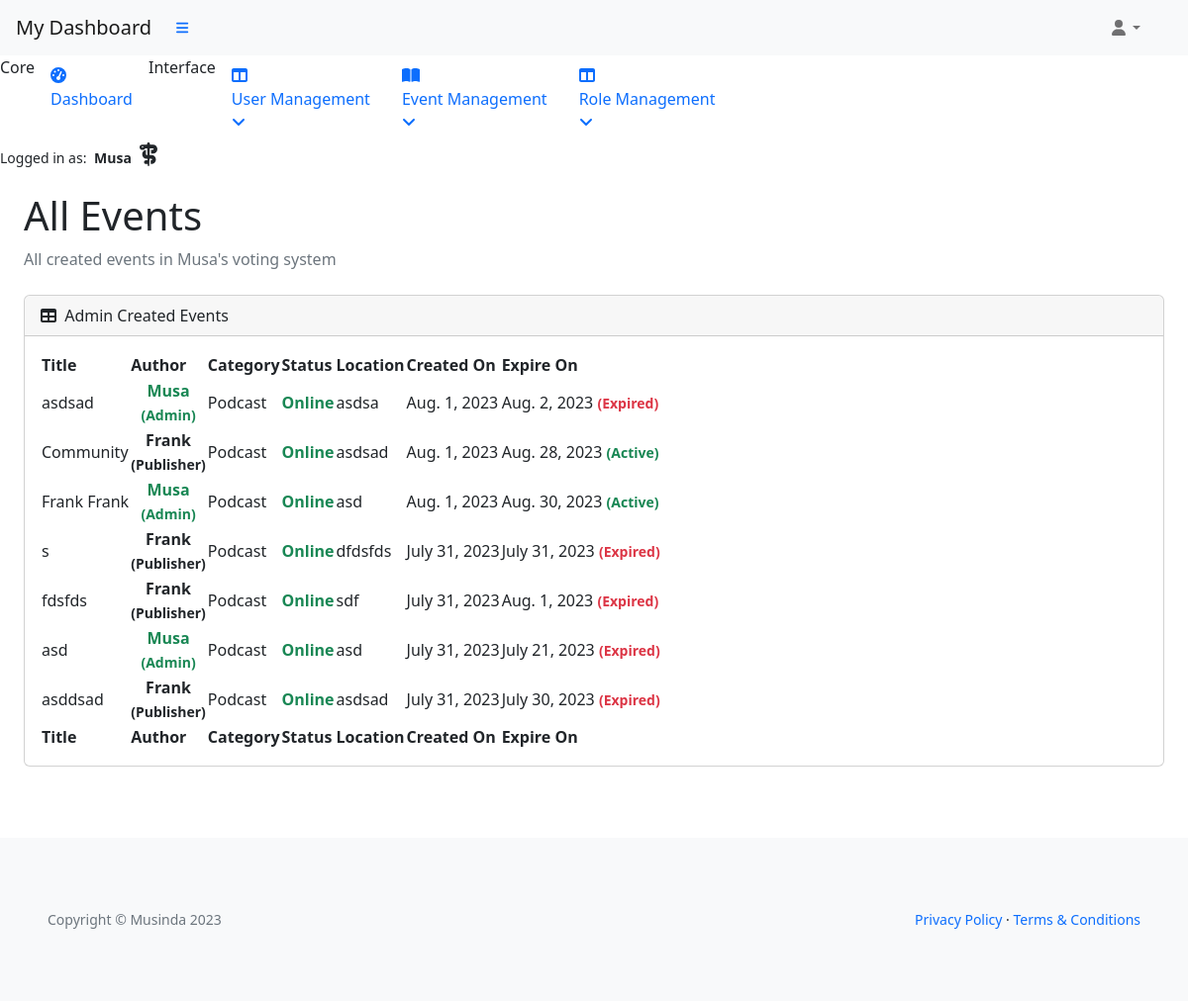
The app's page /office/all (signed in), older data.
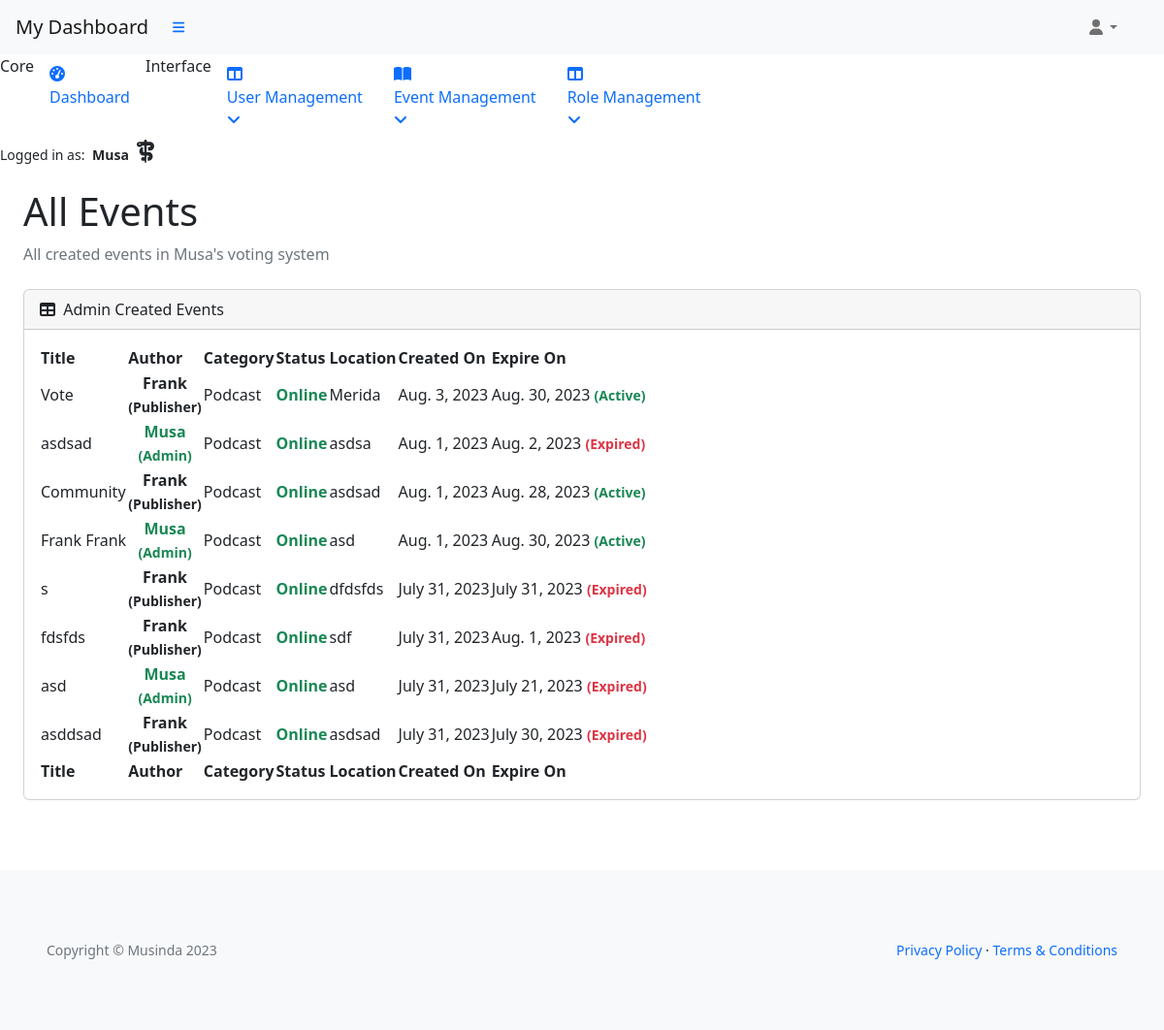
The same page, newer data.
### vote_management/models.py (models this page shows, shortened)
class VoteCard(models.Model):
    title = models.CharField(max_length=80, unique=True)
    slug = models.SlugField(max_length=200, unique=True)
    author = models.ForeignKey(
        'musa.UserProfile', on_delete=models.CASCADE, related_name="card_author")
    category = models.ForeignKey(
        Category, on_delete=models.CASCADE, related_name="categories")
    mission = models.CharField(max_length=80)
    location = models.CharField(max_length=80)
    description = models.TextField(max_length=264)
    expire = models.DateField()
    event_image = CloudinaryField('image', default='placeholder')
    vote_record = models.ManyToManyField('musa.UserProfile', through='VoteRecord',
                                         related_name='user_votes', blank=True)
    candidates = models.ManyToManyField('ElectedPerson', related_name='vote_cards',
                                        blank=True)
    status = models.IntegerField(choices=STATUS, default=0)
    excerpt = models.TextField(blank=True)
    type = models.IntegerField(choices=CARD_TYPE, default=0)
    created_on = models.DateField(auto_now_add=True)
    class Meta:
        ordering = ['-created_on']

class Category(models.Model):
    category_name = models.CharField(max_length=50, unique=True)
    class Meta:
        ordering = ['category_name']
        verbose_name_plural = "Categories"

### musa/models.py (models this page shows)
class UserProfile(AbstractUser):
    verified = models.BooleanField(default=False)
    role = models.IntegerField(choices=ROLES, default=0)
    user_card = models.ManyToManyField(
        'vote_management.VoteCard', through='vote_management.VoteRecord', related_name='user_cards')
    class Meta:
        ordering = ['username']
    def __str__(self):
        return self.username

### vote_management/views.py (the view)
# urls.py: path('office/all', AdminEventList.as_view(),
class AdminEventList(AdminRequiredMixin, AdminBaseListView):
    template_name = 'backend/admin-dashboard/all_events.html'
    context_object_name = 'admin_all_events'

### admin_profile/views.py (called while the page is built)
    def test_func(self):
        user_profile = self.request.user
        return user_profile and user_profile.role == 2

### vote_management/views.py (called while the page is built)
    def get_queryset(self):
        return VoteCard.objects.order_by('-created_on')

### templates/backend/admin-dashboard/all_events.html (shortened to what the changed rows need)
{% extends "backend/admin-dashboard/base.html" %}
{% block content%}
<div id="layoutSidenav_content">
    <main>
        <div class="container-fluid p-4 pt-0">
            <h1 class="mt-4">All Events</h1>
            <div class="card mb-4">
                <div class="card-body">
                    <table id="datatablesSimple">
                        <thead>
                            <tr>
                                <th>Title</th>
                                <th>Author</th>
                                <th>Category</th>
                                <th>Status</th>
                                <th>Location</th>
                                <th>Created On</th>
                                <th>Expire On</th>
                            </tr>
                        </thead>
                        <tfoot>
                            <tr>
                                <th>Title</th>
                                <th>Author</th>
                                <th>Category</th>
                                <th>Status</th>
                                <th>Location</th>
                                <th>Created On</th>
                                <th>Expire On</th>
                            </tr>
                        </tfoot>
                        <tbody>
                            {% for event in admin_all_events.all %}
                            <tr>
                                <td>{{ event.title }}</td>
                                {% if event.author.username == request.user.username %}
                                <td>
                                    <p class="text-success my-0 py-0 fw-semibold text-center">
                                        {{ event.author }}
                                        <small><br>({{ event.author.get_role_display }})</small>
                                    </p>
                                </td>
                                {% else %}
                                <td>
                                    <p class="my-0 py-0 fw-semibold text-center">
                                        {{ event.author }}
                                        <small><br>({{ event.author.get_role_display }})</small>
                                    </p>
                                </td>
                                {% endif %}
                                <td>{{ event.category.category_name }}</td>
                                {% if event.status == 1 %}
                                <td>
                                    <p class="text-success my-0 py-0 fw-semibold">
                                            {{ event.get_status_display }}
                                    </p>
                                </td>
                                {% elif event.status == 2%}
                                <td>
                                    <p class="text-danger my-0 py-0 fw-semibold">
                                            {{ event.get_status_display }}
                                    </p>
                                </td>
                                {% else %}
                                <td>
                                    <p class="text-primary my-0 py-0 fw-semibold">
                                            {{ event.get_status_display }}
                                    </p>
                                </td>
                                {% endif %}
                                <td>{{ event.location }}</td>
                                <td>{{ event.created_on }}</td>
                                {% if event.expire|date:"Y-m-d" == current_date %}
                                <td>{{ event.expire }}
                                    <small class="text-warning fw-semibold">(Today)</small>
                                </td>
                                {% elif event.expire|date:"Y-m-d" < current_date %}
                                <td>{{ event.expire }}
                                    <small class="text-danger fw-semibold">(Expired)</small>
                                </td>
                                {% else %}
                                <td>{{ event.expire }}
                                    <small class="text-success fw-semibold">(Active)</small>
                                </td>
                                {% endif %}
                            </tr>
                            {% endfor %}
                        </tbody>
                    </table>
                </div>
            </div>
        </div>
    </main>
</div>
{% endblock %}

Row changes from the older to the newer data that the page shows:
added VoteCard: title "Vote", author "Frank", author.role "Publisher", category.category_name "Podcast", status "Online", location "Merida", created_on "Aug. 3, 2023", expire "Aug. 30, 2023"
